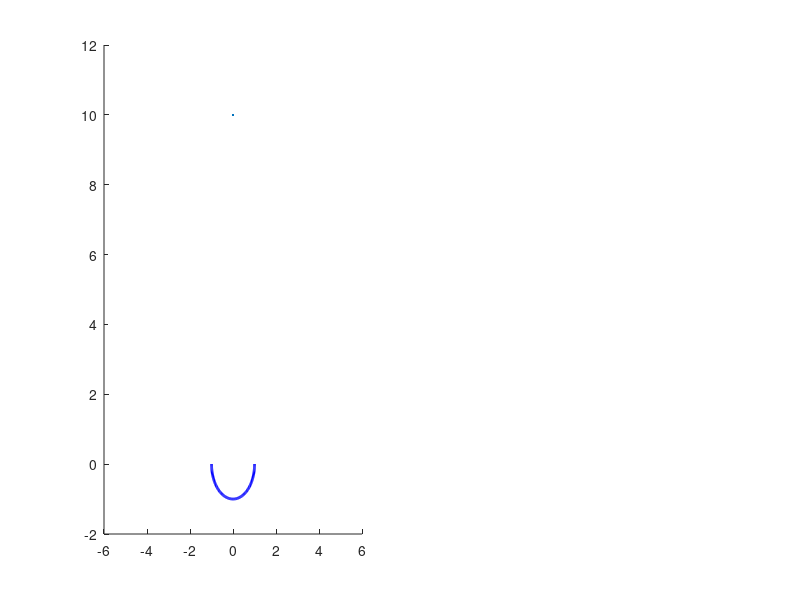

The MATLAB source for this figure: (Note: this script raises an error after producing the figure.)
clc;
clear all;
%syms U q R z;
%(4*pi*8.85*10^-12)*
R = 1;
%z = 0:0.01:10;
q = 16*(10^(-19))*(3*10^9);
m = 0.5*9*10^(-28);
 

dt = 0.000001; %5e-6
z = 10;
v = 0;
t = 0;
theta = linspace(0, -pi, 100);

subplot(2, 2, [1 3]);
figure(1);
hold on
show = plot(t, z, '.');
plot(R*cos(theta), R*sin(theta), 'Color', 'b', 'LineWidth', 2);
axis([-6 6 -2 12]);
ax = gca;
ax.XTick = -6:2:6;
ax.YTick = -2:2:12;
x0=200;
y0=100;
width=1180;
height=600;
set(gcf,'position',[x0,y0,width,height]);
box on;
xlabel('x');
ylabel('z');
title(sprintf('%.2f', z));
hold off;


subplot(222);
potential = animatedline();
potential.Color = 'red';
potential.LineWidth = 1;
%potential = plot(z, U, 'MarkerSize', 20, 'Color', 'b', 'EraseMode', 'none');
axis([0 z -3.5e-19 0]);
ax = gca;
ax.XTick = -1:1:z;
ax.YTick = -3.5e-19:1e-19:0;
xlabel('z');
ylabel('U (J)');
box on;

subplot(224);
Force = animatedline();
Force = animatedline();
Force.Color = 'black';
Force.LineWidth = 1;
axis([0 z -2e-19 8e-19]);
ax = gca;
ax.XTick = -1:1:z;
ax.YTick = -2e-19:2e-19:8e-19;
xlabel('z');
ylabel('F (N)');
box on;


while true
    t = t+dt;
    F = -(-(q^2*(z/(R^2 + z^2)^(1/2) + 1)*((8*R^2)/(R + z + (R^2 + z^2)^(1/2))^3 + ((1/(R^2 + z^2)^(1/2) - z^2/(R^2 + z^2)^(3/2))*((4*R^2)/(R + z + (R^2 + z^2)^(1/2))^2 - 2))/(z/(R^2 + z^2)^(1/2) + 1)^2))/(2*((4*R^2)/(R + z + (R^2 + z^2)^(1/2))^2 - 2)));
    a = F/(10*m);
    v = v + a*dt;
    z = z + v*dt;
    U = (q^2/2)*log((2-4*R^2/(R+z+sqrt(R^2+z^2))^2)/(1+z/sqrt(R^2+z^2)));
    subplot(2, 2, [1 3]);
    title(sprintf('z = %.2f, t = %.6f', z, t));
    set(show, 'YData', z, 'markersize', 20);
    addpoints(potential, z, U);
    addpoints(Force, z, F);

    pause(0.0001)

    if z < -1
        break;
    end
    
    if t > 0.005
        break;
    end
end

